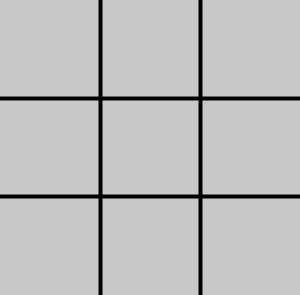
Frame 1 (no input)
Frame 60 (the mouse pressed at the canvas centre just before this capture): identical to frame 1, image omitted
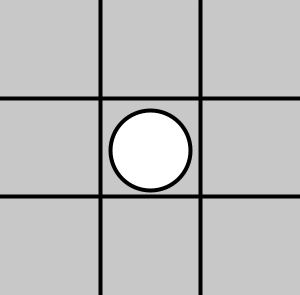
Frame 120 (the mouse held since frame 60 and released just before this capture)

The Processing sketch that drew these frames (run headless with seeded random() and noise(); from frame 60 on, the mouse is pressed at the canvas centre):

// Processing sketch: tic_tac_toe
// ── tic_tac_toe.pde

int currentPlayer = 1;
boolean gameOver = false;
int winner = 0;
int test = 5;
//int [] board = new int [9]{};
PVector[] boardX;
PVector[] boardY;
Object[] Objects;
int i;
boolean circleTurn = false;
void setup() {
  Objects = new Object[10];
  size(300, 295);
  boardX = new PVector[]{new PVector(0,0)};

}


void draw() {
  background (200,200); 
  strokeWeight(4);
  line(width/3, 0, width/3, height);
  line(2*width/3, 0, 2*width/3, height);
  line(0, height/3, width, height/3);
  line(0, 2*height/3, width, 2*height/3);
  //Objects[0].draw();
  for(int Index = 0; Index < 10; Index ++){
    if (Objects[Index] != null){
      Objects[Index].draw();
    }
  }
  
}

void mousePressed () {
 if(test == 5) {
   circle();
 }
 print(mouseX, mouseY);
 CheckCollission(1,1);
}
void CheckCollission(int YIndex, int XIndex){
  PVector Vector = new PVector(0,0);
  for (int axisAmount = 00; axisAmount < 400; axisAmount += 100){
    if (mouseX > axisAmount){
        Vector.x = (axisAmount) + 50;
        print("j" + Vector.x);
    }
  }
  for (int axisAmount = 0; axisAmount < 400; axisAmount += 100){
    if (mouseY > axisAmount){
        Vector.y = (axisAmount +50);
        
        
    }
  }
  if (circleTurn == false){
    circleTurn = true;
  }
  else{
   circleTurn= false;
  }
  print(Vector);
  fill(150,0,150);
  ellipse (Vector.x,Vector.y, 80, 80);
  Objects[i] = new Object(Vector, circleTurn);
  i ++;
  /*
  switch(Vector.x){
    case 0:
      50;
    case 1:
     150;
    case 2:
     250;
  }
  switch(Vector.y){
  case 0:
    50;
  case 1:
    150;
  case 2:
   250;
  }
  */
  
  
}
void circle() {
  fill(255, 255, 255);
  ellipse(10, 10, 10, 10);
}




public class Object {
 boolean circleTurn;
 PVector vector;
 Object(PVector Vector, boolean turn ){
   vector = Vector;
   circleTurn = turn;
 }
 void draw(){
   print(circleTurn);

   if (circleTurn == false){
     drawCross(vector.x, vector.y, 40);
   }
   else{
      drawCircle();
   }
 }
 
 void drawCross (float x, float y, float size){
  line(x, y, x + size, y + size);
  line(x, y + size, x + size, y); 
 
 }
 void drawCircle(){
  //size(400,400);
  //ellipseMode(CORNERS); // Set ellipseMode is CORNER
  fill(255);
  ellipse(vector.x,vector.y,80,80);
 
 }
}
 
 

 
 
 
